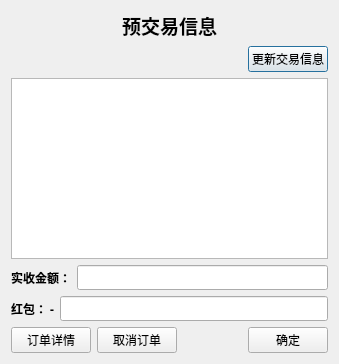
<?xml version="1.0" encoding="UTF-8"?>
<ui version="4.0">
 <class>ScheduleTransactionDialog</class>
 <widget class="QDialog" name="ScheduleTransactionDialog">
  <property name="geometry">
   <rect>
    <x>0</x>
    <y>0</y>
    <width>339</width>
    <height>364</height>
   </rect>
  </property>
  <property name="windowTitle">
   <string>Dialog</string>
  </property>
  <layout class="QVBoxLayout" name="verticalLayout">
   <item>
    <layout class="QHBoxLayout" name="horizontalLayout">
     <item>
      <spacer name="horizontalSpacer">
       <property name="orientation">
        <enum>Qt::Horizontal</enum>
       </property>
       <property name="sizeHint" stdset="0">
        <size>
         <width>40</width>
         <height>20</height>
        </size>
       </property>
      </spacer>
     </item>
     <item>
      <widget class="QLabel" name="scheduleTransactionLabel">
       <property name="font">
        <font>
         <family>微软雅黑</family>
         <pointsize>14</pointsize>
         <weight>75</weight>
         <bold>true</bold>
        </font>
       </property>
       <property name="text">
        <string>预交易信息</string>
       </property>
      </widget>
     </item>
     <item>
      <spacer name="horizontalSpacer_2">
       <property name="orientation">
        <enum>Qt::Horizontal</enum>
       </property>
       <property name="sizeHint" stdset="0">
        <size>
         <width>40</width>
         <height>20</height>
        </size>
       </property>
      </spacer>
     </item>
    </layout>
   </item>
   <item>
    <layout class="QHBoxLayout" name="horizontalLayout_3">
     <item>
      <spacer name="horizontalSpacer_4">
       <property name="orientation">
        <enum>Qt::Horizontal</enum>
       </property>
       <property name="sizeHint" stdset="0">
        <size>
         <width>40</width>
         <height>20</height>
        </size>
       </property>
      </spacer>
     </item>
     <item>
      <widget class="QPushButton" name="updateButton">
       <property name="font">
        <font>
         <family>仿宋</family>
        </font>
       </property>
       <property name="text">
        <string>更新交易信息</string>
       </property>
      </widget>
     </item>
    </layout>
   </item>
   <item>
    <widget class="QTextEdit" name="detailEdit">
     <property name="font">
      <font>
       <family>微软雅黑</family>
       <pointsize>10</pointsize>
      </font>
     </property>
     <property name="readOnly">
      <bool>true</bool>
     </property>
    </widget>
   </item>
   <item>
    <layout class="QHBoxLayout" name="horizontalLayout_5">
     <item>
      <widget class="QLabel" name="amoutLabel">
       <property name="font">
        <font>
         <family>微软雅黑</family>
         <weight>75</weight>
         <bold>true</bold>
        </font>
       </property>
       <property name="text">
        <string>实收金额：</string>
       </property>
      </widget>
     </item>
     <item>
      <widget class="QLineEdit" name="amoutEdit">
       <property name="font">
        <font>
         <family>微软雅黑</family>
        </font>
       </property>
      </widget>
     </item>
    </layout>
   </item>
   <item>
    <layout class="QHBoxLayout" name="horizontalLayout_4">
     <item>
      <widget class="QLabel" name="bonusLabel">
       <property name="font">
        <font>
         <family>微软雅黑</family>
         <weight>75</weight>
         <bold>true</bold>
        </font>
       </property>
       <property name="text">
        <string>红包： -</string>
       </property>
      </widget>
     </item>
     <item>
      <widget class="QLineEdit" name="bonusEdit">
       <property name="font">
        <font>
         <family>微软雅黑</family>
        </font>
       </property>
      </widget>
     </item>
    </layout>
   </item>
   <item>
    <layout class="QHBoxLayout" name="horizontalLayout_2">
     <item>
      <widget class="QPushButton" name="detailButton">
       <property name="font">
        <font>
         <family>仿宋</family>
        </font>
       </property>
       <property name="text">
        <string>订单详情</string>
       </property>
      </widget>
     </item>
     <item>
      <widget class="QPushButton" name="cancelTransactionButton">
       <property name="font">
        <font>
         <family>仿宋</family>
        </font>
       </property>
       <property name="text">
        <string>取消订单</string>
       </property>
      </widget>
     </item>
     <item>
      <spacer name="horizontalSpacer_3">
       <property name="orientation">
        <enum>Qt::Horizontal</enum>
       </property>
       <property name="sizeHint" stdset="0">
        <size>
         <width>40</width>
         <height>20</height>
        </size>
       </property>
      </spacer>
     </item>
     <item>
      <widget class="QPushButton" name="sureButton">
       <property name="font">
        <font>
         <family>仿宋</family>
        </font>
       </property>
       <property name="text">
        <string>确定</string>
       </property>
      </widget>
     </item>
    </layout>
   </item>
  </layout>
 </widget>
 <resources/>
 <connections/>
</ui>
